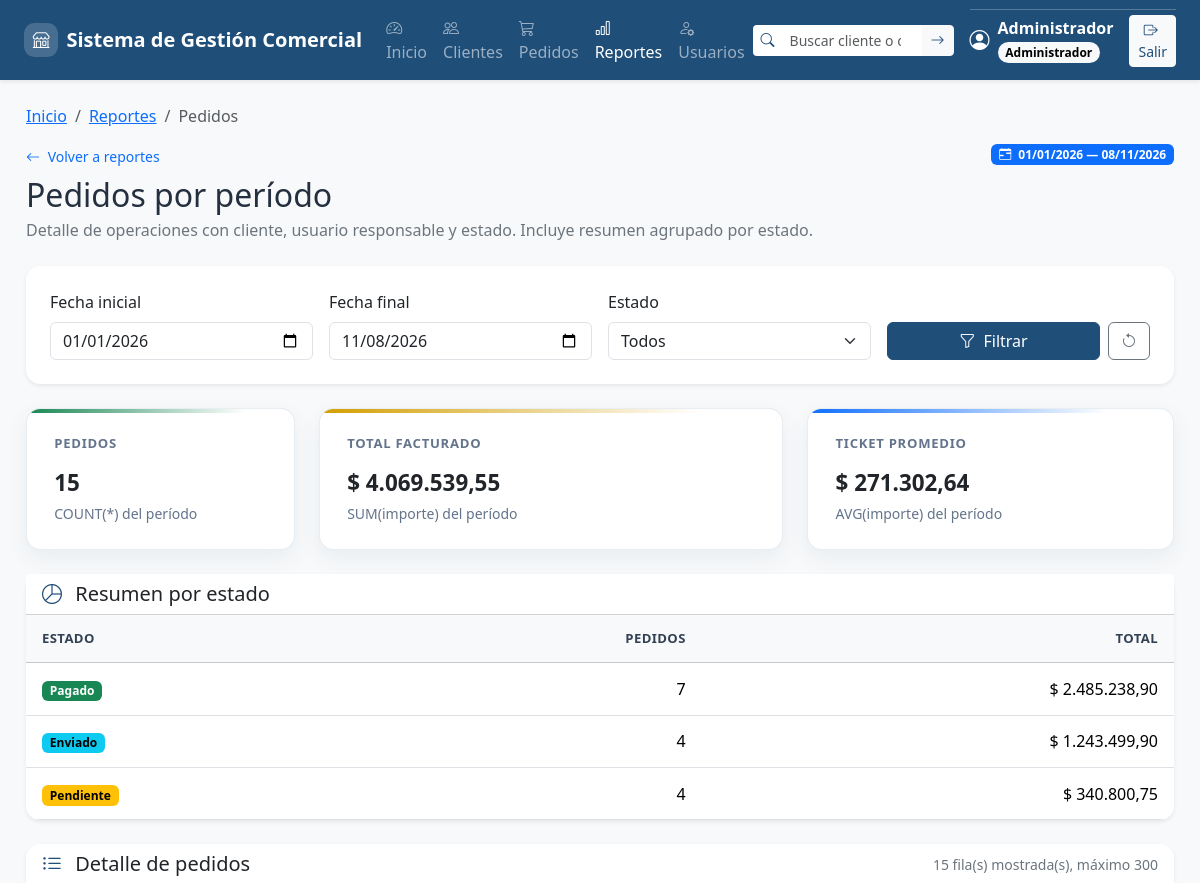
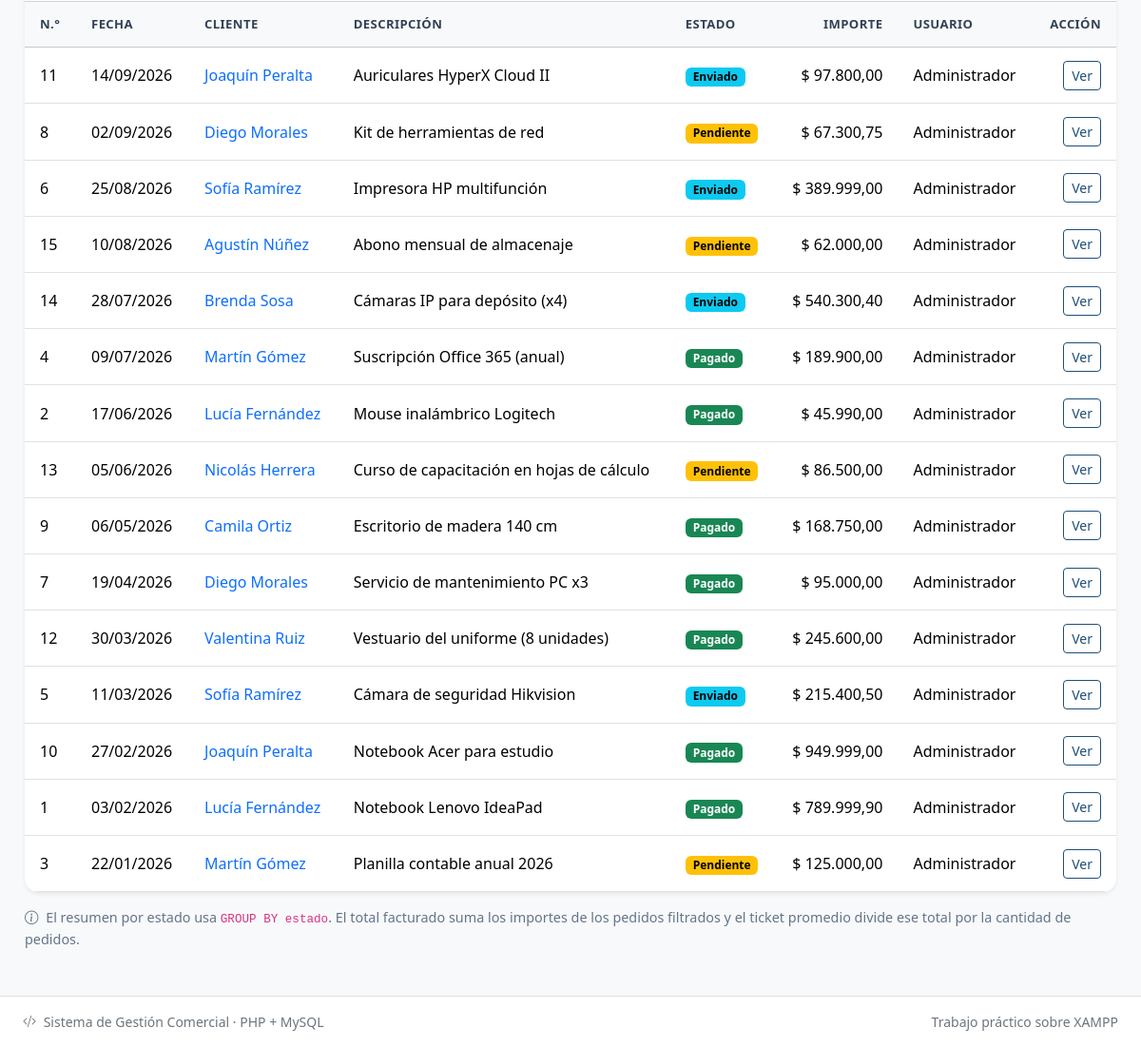
/reportes/pedidos.php (signed in), run on the app's committed database (2 pictures, top to bottom).
### tables this page shows
CREATE TABLE IF NOT EXISTS `pedidos` (
  `id` INT(11) NOT NULL AUTO_INCREMENT,
  `cliente_id` INT(11) NOT NULL,
  `descripcion` VARCHAR(150) NOT NULL,
  `importe` DECIMAL(10,2) NOT NULL,
  `fecha_pedido` DATE NOT NULL,
  `estado` VARCHAR(20) NOT NULL DEFAULT 'pendiente',
  `usuario_id` INT(11) NOT NULL,
  PRIMARY KEY (`id`),
  KEY `fk_pedido_cliente` (`cliente_id`),
  KEY `fk_pedidos_usuario` (`usuario_id`),
  KEY `idx_pedidos_estado` (`estado`),
  KEY `idx_pedidos_fecha` (`fecha_pedido`),
  CONSTRAINT `fk_pedido_cliente`
    FOREIGN KEY (`cliente_id`) REFERENCES `clientes` (`id`)
    ON DELETE RESTRICT ON UPDATE CASCADE,
  CONSTRAINT `fk_pedidos_usuario`
    FOREIGN KEY (`usuario_id`) REFERENCES `usuarios` (`id`)
    ON DELETE RESTRICT ON UPDATE CASCADE,
  CONSTRAINT `chk_pedidos_importe` CHECK (`importe` > 0)
);

CREATE TABLE IF NOT EXISTS `clientes` (
  `id` INT(11) NOT NULL AUTO_INCREMENT,
  `nombre` VARCHAR(80) NOT NULL,
  `email` VARCHAR(120) NOT NULL,
  `telefono` VARCHAR(30) DEFAULT NULL,
  `ciudad` VARCHAR(60) DEFAULT NULL,
  `fecha_alta` DATE NOT NULL,
  PRIMARY KEY (`id`)
);

CREATE TABLE IF NOT EXISTS `usuarios` (
  `id` INT(11) NOT NULL AUTO_INCREMENT,
  `usuario` VARCHAR(50) NOT NULL,
  `password` VARCHAR(255) NOT NULL,
  `nombre` VARCHAR(100) NOT NULL,
  `activo` TINYINT(1) NOT NULL DEFAULT 1,
  `rol` ENUM('admin', 'operador') NOT NULL DEFAULT 'operador',
  `creado_en` TIMESTAMP NOT NULL DEFAULT CURRENT_TIMESTAMP,
  `actualizado_en` TIMESTAMP NOT NULL DEFAULT CURRENT_TIMESTAMP
    ON UPDATE CURRENT_TIMESTAMP,
  PRIMARY KEY (`id`),
  UNIQUE KEY `usuario` (`usuario`)
);

### includes/funciones.php (called while the page is built, shortened)
<?php
function e($texto): string
{
    return htmlspecialchars(
        (string) ($texto ?? ''),
        ENT_QUOTES | ENT_SUBSTITUTE,
        'UTF-8'
    );
}
    ?>
    <?php
function texto_get(string $campo): string
{
    $valor = $_GET[$campo] ?? '';
    return is_string($valor) ? trim($valor) : '';
}
function estados_pedido(): array
{
    return [
        'pendiente' => 'Pendiente',
        'pagado' => 'Pagado',
        'enviado' => 'Enviado',
        'cancelado' => 'Cancelado',
    ];
}
function etiqueta_estado_pedido(string $estado): string
{
    return estados_pedido()[$estado] ?? 'Sin estado';
}
function clase_estado_pedido(string $estado): string
{
    return match ($estado) {
        'pendiente' => 'text-bg-warning',
        'pagado' => 'text-bg-success',
        'enviado' => 'text-bg-info',
        'cancelado' => 'text-bg-secondary',
        default => 'text-bg-light border',
    };
}
function fecha_iso_valida(string $fecha): bool
{
    $objeto = DateTimeImmutable::createFromFormat('!Y-m-d', $fecha);
    $errores = DateTimeImmutable::getLastErrors();
    return $objeto !== false
        && ($errores === false || ($errores['warning_count'] === 0 && $errores['error_count'] === 0))
        && $objeto->format('Y-m-d') === $fecha;
}
function fecha_mostrar(?string $fecha): string
{
    $fecha = (string) ($fecha ?? '');
    return date('d/m/Y', strtotime($fecha));
}
function importe_mostrar(float|int|string|null $importe): string
{
    return '$ ' . number_format((float) $importe, 2, ',', '.');
}
function periodo_reportes(string $desde, string $hasta): array
{
    $inicioAnio = date('Y-01-01');
    $hoy = date('Y-m-d');
    $errores = [];
    if ($desde === '') {
        $desde = $inicioAnio;
    }
    if ($hasta === '') {
        $hasta = $hoy;
    }
    return [
        'desde' => $desde,
        'hasta' => $hasta,
        'errores' => $errores,
    ];
}
    ?>

### reportes/pedidos.php (the view, shortened to what this page needs)
<?php
require_once __DIR__ . '/../config/conexion.php';
require_once __DIR__ . '/../includes/funciones.php';
$periodo = periodo_reportes(texto_get('desde'), texto_get('hasta'));
$desde = $periodo['desde'];
$hasta = $periodo['hasta'];
$condiciones = ['p.fecha_pedido BETWEEN :desde AND :hasta'];
$parametros = [':desde' => $desde, ':hasta' => $hasta];
$where = ' WHERE ' . implode(' AND ', $condiciones);
try {
    $stmtResumen = $pdo->prepare(
        'SELECT COUNT(*) AS cantidad,
                COALESCE(SUM(importe), 0) AS total,
                COALESCE(AVG(importe), 0) AS promedio
         FROM pedidos p' . $where
    );
    $stmtResumen->execute($parametros);
    $resumen = $stmtResumen->fetch() ?: [
        'cantidad' => 0,
        'total' => 0,
        'promedio' => 0,
    ];
    $stmtEstado = $pdo->prepare(
        'SELECT estado,
                COUNT(*) AS cantidad,
                COALESCE(SUM(importe), 0) AS total
         FROM pedidos p' . $where . '
         GROUP BY estado
         ORDER BY total DESC'
    );
    $stmtEstado->execute($parametros);
    $porEstado = $stmtEstado->fetchAll();
    $stmtLista = $pdo->prepare(
        'SELECT p.id, p.fecha_pedido, p.descripcion, p.importe, p.estado,
                c.id AS cliente_id, c.nombre AS cliente,
                u.nombre AS usuario
         FROM pedidos p
         INNER JOIN clientes c ON c.id = p.cliente_id
         LEFT JOIN usuarios u ON u.id = p.usuario_id' . $where . '
         ORDER BY p.fecha_pedido DESC, p.id DESC
         LIMIT 300'
    );
    $stmtLista->execute($parametros);
    $pedidos = $stmtLista->fetchAll();
} catch (PDOException $error) {
    registrar_error($error, 'reportes/pedidos');
    http_response_code(500);
    exit('No se pudo generar el reporte de pedidos.');
}
require_once __DIR__ . '/../includes/header.php';
require_once __DIR__ . '/../includes/menu.php';
require_once __DIR__ . '/../includes/breadcrumbs.php';
?>
<main id="contenidoPrincipal" class="contenedor">
    <div class="d-flex flex-column flex-md-row justify-content-between
                align-items-md-start gap-3 mb-4">
        <div>
            <a href="index.php" class="small text-decoration-none">
                <i class="bi bi-arrow-left me-1" aria-hidden="true"></i>
                Volver a reportes
            </a>
            <h2 class="mt-2 mb-1">Pedidos por período</h2>
            <p class="text-secondary mb-0">
                Detalle de operaciones con cliente, usuario responsable y estado.
                Incluye resumen agrupado por estado.
            </p>
        </div>
        <span class="badge text-bg-primary align-self-start">
            <i class="bi bi-calendar-range me-1" aria-hidden="true"></i>
            <?= e(fecha_mostrar($desde)) ?> — <?= e(fecha_mostrar($hasta)) ?>
        </span>
    </div>
    <form method="GET" action="pedidos.php" class="card border-0 shadow-sm mb-4">
        <div class="card-body p-4">
            <div class="row g-3 align-items-end">
                <div class="col-12 col-md-3">
                    <label for="desde" class="form-label">Fecha inicial</label>
                    <input id="desde" name="desde" type="date"
                           class="form-control" value="<?= e($desde) ?>" required>
                </div>
                <div class="col-12 col-md-3">
                    <label for="hasta" class="form-label">Fecha final</label>
                    <input id="hasta" name="hasta" type="date"
                           class="form-control" value="<?= e($hasta) ?>" required>
                </div>
                <div class="col-12 col-md-3">
                    <label for="estado" class="form-label">Estado</label>
                    <select id="estado" name="estado" class="form-select">
                        <option value="">Todos</option>
                    </select>
                </div>
                <div class="col-12 col-md-3 d-flex gap-2">
                    <button type="submit" class="btn btn-primary flex-grow-1">
                        <i class="bi bi-funnel me-1" aria-hidden="true"></i>
                        Filtrar
                    </button>
                    <a href="pedidos.php" class="btn btn-outline-secondary"
                       aria-label="Restablecer filtros">
                        <i class="bi bi-arrow-counterclockwise" aria-hidden="true"></i>
                    </a>
                </div>
            </div>
        </div>
    </form>
    <div class="row g-4 mb-4">
        <div class="col-12 col-md-3">
            <div class="card dashboard-stat dashboard-stat-pedidos border-0 shadow-sm h-100">
                <div class="card-body">
                    <p class="dashboard-stat-label">Pedidos</p>
                    <p class="indicador-valor mb-0"><?= (int) $resumen['cantidad'] ?></p>
                    <p class="dashboard-stat-meta">COUNT(*) del período</p>
                </div>
            </div>
        </div>
        <div class="col-12 col-md-5">
            <div class="card dashboard-stat dashboard-stat-ventas border-0 shadow-sm h-100">
                <div class="card-body">
                    <p class="dashboard-stat-label">Total facturado</p>
                    <p class="indicador-valor mb-0">
                        <?= e(importe_mostrar($resumen['total'])) ?>
                    </p>
                    <p class="dashboard-stat-meta">SUM(importe) del período</p>
                </div>
            </div>
        </div>
        <div class="col-12 col-md-4">
            <div class="card dashboard-stat dashboard-stat-promedio border-0 shadow-sm h-100">
                <div class="card-body">
                    <p class="dashboard-stat-label">Ticket promedio</p>
                    <p class="indicador-valor mb-0">
                        <?= e(importe_mostrar($resumen['promedio'])) ?>
                    </p>
                    <p class="dashboard-stat-meta">AVG(importe) del período</p>
                </div>
            </div>
        </div>
    </div>
    <div class="card border-0 shadow-sm mb-4">
        <div class="card-header bg-white">
            <h3 class="h5 mb-0">
                <i class="bi bi-pie-chart me-2 text-primary" aria-hidden="true"></i>
                Resumen por estado
            </h3>
        </div>
        <div class="table-responsive">
            <table class="table table-hover align-middle mb-0">
                <thead class="table-light">
                    <tr>
                        <th scope="col">Estado</th>
                        <th scope="col" class="text-end">Pedidos</th>
                        <th scope="col" class="text-end">Total</th>
                    </tr>
                </thead>
                <tbody>
                    <?php if (!$porEstado): ?>
                        <tr>
                            <td colspan="3" class="text-center text-secondary py-4">
                                Sin pedidos en el período.
                            </td>
                        </tr>
                    <?php else: ?>
                        <?php foreach ($porEstado as $fila): ?>
                            <tr>
                                <td>
                                    <span class="badge <?= e(clase_estado_pedido((string) $fila['estado'])) ?>">
                                        <?= e(etiqueta_estado_pedido((string) $fila['estado'])) ?>
                                    </span>
                                </td>
                                <td class="text-end"><?= (int) $fila['cantidad'] ?></td>
                                <td class="text-end text-nowrap">
                                    <?= e(importe_mostrar($fila['total'])) ?>
                                </td>
                            </tr>
                        <?php endforeach; ?>
                    <?php endif; ?>
                </tbody>
            </table>
        </div>
    </div>
    <div class="card border-0 shadow-sm overflow-hidden">
        <div class="card-header bg-white d-flex flex-column flex-sm-row
                    justify-content-between align-items-sm-center gap-2">
            <h3 class="h5 mb-0">
                <i class="bi bi-list-ul me-2 text-primary" aria-hidden="true"></i>
                Detalle de pedidos
            </h3>
            <span class="small text-secondary">
                <?= count($pedidos) ?> fila(s) mostrada(s), máximo 300
            </span>
        </div>
        <div class="table-responsive">
            <table class="table table-hover align-middle mb-0">
                <thead class="table-light">
                    <tr>
                        <th scope="col">N.°</th>
                        <th scope="col">Fecha</th>
                        <th scope="col">Cliente</th>
                        <th scope="col">Descripción</th>
                        <th scope="col">Estado</th>
                        <th scope="col" class="text-end">Importe</th>
                        <th scope="col" class="d-none d-lg-table-cell">Usuario</th>
                        <th scope="col" class="text-end">Acción</th>
                    </tr>
                </thead>
                <tbody>
                    <?php if (!$pedidos): ?>
                        <tr>
                            <td colspan="8" class="text-center text-secondary py-4">
                                No se encontraron pedidos con los filtros aplicados.
                            </td>
                        </tr>
                    <?php else: ?>
                        <?php foreach ($pedidos as $fila): ?>
                            <tr>
                                <td><?= (int) $fila['id'] ?></td>
                                <td><?= e(fecha_mostrar($fila['fecha_pedido'])) ?></td>
                                <td>
                                    <a href="../clientes/ver.php?id=<?= (int) $fila['cliente_id'] ?>"
                                       class="text-decoration-none">
                                        <?= e($fila['cliente']) ?>
                                    </a>
                                </td>
                                <td><?= e($fila['descripcion']) ?></td>
                                <td>
                                    <span class="badge <?= e(clase_estado_pedido((string) $fila['estado'])) ?>">
                                        <?= e(etiqueta_estado_pedido((string) $fila['estado'])) ?>
                                    </span>
                                </td>
                                <td class="text-end text-nowrap">
                                    <?= e(importe_mostrar($fila['importe'])) ?>
                                </td>
                                <td class="d-none d-lg-table-cell">
                                    <?= e($fila['usuario'] ?? '—') ?>
                                </td>
                                <td class="text-end">
                                    <a href="../pedidos/detalle.php?id=<?= (int) $fila['id'] ?>"
                                       class="btn btn-sm btn-outline-primary">
                                        Ver
                                    </a>
                                </td>
                            </tr>
                        <?php endforeach; ?>
                    <?php endif; ?>
                </tbody>
            </table>
        </div>
    </div>
    <p class="mt-3 nota">
        <i class="bi bi-info-circle me-1" aria-hidden="true"></i>
        El resumen por estado usa <code>GROUP BY estado</code>. El total facturado
        suma los importes de los pedidos filtrados y el ticket promedio divide
        ese total por la cantidad de pedidos.
    </p>
</main>
<?php require_once __DIR__ . '/../includes/footer.php'; ?>

### data on the page
pedidos: id "11", fecha_pedido "14/09/2026", cliente.nombre "Joaquín Peralta", descripcion "Auriculares HyperX Cloud II", estado "Enviado", importe "$ 97.800,00", usuario.nombre "Administrador"
pedidos: id "8", fecha_pedido "02/09/2026", cliente.nombre "Diego Morales", descripcion "Kit de herramientas de red", estado "Pendiente", importe "$ 67.300,75", usuario.nombre "Administrador"
pedidos: id "6", fecha_pedido "25/08/2026", cliente.nombre "Sofía Ramírez", descripcion "Impresora HP multifunción", estado "Enviado", importe "$ 389.999,00", usuario.nombre "Administrador"
pedidos: id "15", fecha_pedido "10/08/2026", cliente.nombre "Agustín Núñez", descripcion "Abono mensual de almacenaje", estado "Pendiente", importe "$ 62.000,00", usuario.nombre "Administrador"
pedidos: id "14", fecha_pedido "28/07/2026", cliente.nombre "Brenda Sosa", descripcion "Cámaras IP para depósito (x4)", estado "Enviado", importe "$ 540.300,40", usuario.nombre "Administrador"
pedidos: id "4", fecha_pedido "09/07/2026", cliente.nombre "Martín Gómez", descripcion "Suscripción Office 365 (anual)", estado "Pagado", importe "$ 189.900,00", usuario.nombre "Administrador"
pedidos: id "2", fecha_pedido "17/06/2026", cliente.nombre "Lucía Fernández", descripcion "Mouse inalámbrico Logitech", estado "Pagado", importe "$ 45.990,00", usuario.nombre "Administrador"
pedidos: id "13", fecha_pedido "05/06/2026", cliente.nombre "Nicolás Herrera", descripcion "Curso de capacitación en hojas de cálculo", estado "Pendiente", importe "$ 86.500,00", usuario.nombre "Administrador"
pedidos: id "9", fecha_pedido "06/05/2026", cliente.nombre "Camila Ortiz", descripcion "Escritorio de madera 140 cm", estado "Pagado", importe "$ 168.750,00", usuario.nombre "Administrador"
pedidos: id "7", fecha_pedido "19/04/2026", cliente.nombre "Diego Morales", descripcion "Servicio de mantenimiento PC x3", estado "Pagado", importe "$ 95.000,00", usuario.nombre "Administrador"
pedidos: id "12", fecha_pedido "30/03/2026", cliente.nombre "Valentina Ruiz", descripcion "Vestuario del uniforme (8 unidades)", estado "Pagado", importe "$ 245.600,00", usuario.nombre "Administrador"
pedidos: id "5", fecha_pedido "11/03/2026", cliente.nombre "Sofía Ramírez", descripcion "Cámara de seguridad Hikvision", estado "Enviado", importe "$ 215.400,50", usuario.nombre "Administrador"
pedidos: id "10", fecha_pedido "27/02/2026", cliente.nombre "Joaquín Peralta", descripcion "Notebook Acer para estudio", estado "Pagado", importe "$ 949.999,00", usuario.nombre "Administrador"
pedidos: id "1", fecha_pedido "03/02/2026", cliente.nombre "Lucía Fernández", descripcion "Notebook Lenovo IdeaPad", estado "Pagado", importe "$ 789.999,90", usuario.nombre "Administrador"
pedidos: id "3", fecha_pedido "22/01/2026", cliente.nombre "Martín Gómez", descripcion "Planilla contable anual 2026", estado "Pendiente", importe "$ 125.000,00", usuario.nombre "Administrador"

### other printed values
$nombreUsuario "Administrador"
etiqueta_rol($rol) "Administrador"
$texto "Inicio"
$texto "Reportes"
$texto "Pedidos"
fecha_mostrar($desde) "01/01/2026"
fecha_mostrar($hasta) "08/11/2026"
$resumen['cantidad'] "15"
importe_mostrar($resumen['total']) "$ 4.069.539,55"
importe_mostrar($resumen['promedio']) "$ 271.302,64"
etiqueta_estado_pedido((string) $fila['estado']) "Pagado"
$fila['cantidad'] "7"
importe_mostrar($fila['total']) "$ 2.485.238,90"
etiqueta_estado_pedido((string) $fila['estado']) "Enviado"
$fila['cantidad'] "4"
